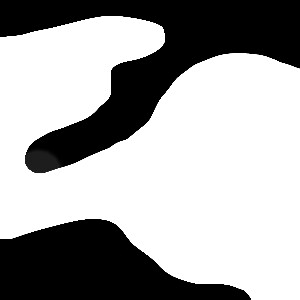
%> input picture B-CNP/temp11.png, 300 x 300 px
$ octave main_demo.m   (GNU Octave 9; MATLAB toolbox functions it lacks are replaced by stand-ins)
%> lines starting %> are read from the running program, lines starting %| are printed output that depends on the picture; in (x1, y1, x2, y2) boxes, pixels count from 0 and x2, y2 are one past the last pixel; in counts of white or black regions, pixels touching at a corner belong together; the program's own positions count from 1
### B-CNP/expansion.m
function [metrix]=expansion(metrix)
[m,n]=size(metrix);
G=[];
for i=2:m-1
    for j=2:n-1
        if metrix(i+1,j)+metrix(i-1,j)+metrix(i,j+1)+metrix(i,j-1)>0&&metrix(i,j)==0
            G(i,j)=2;
        end
    end
end
for i=2:m-1
    if metrix(i,1)==0&&metrix(i-1,1)+metrix(i+1,1)>0
        G(i,1)=2;
    end
    if metrix(i,n)==0&&metrix(i-1,n)+metrix(i+1,n)>0
        G(i,n)=2;
    end
end
for j=2:n-1
    if metrix(1,j)==0&&metrix(1,j-1)+metrix(1,j+1)>0
        G(1,j)=2;
    end
    if metrix(m,j)==0&&metrix(m,j-1)+metrix(m,j+1)>0
        G(m,j)=2;
    end
end

[ROW,COL]=find(G~=0);
t=size(ROW);
for i=1:t
    if ROW(i)==1||COL(i)==1
        metrix(ROW(i)+1,COL(i))=0;
        metrix(ROW(i),COL(i)+1)=0;
        metrix(ROW(i)+1,COL(i)+1)=0;
    elseif ROW(i)==m||COL(i)==n
        metrix(ROW(i)-1,COL(i))=0;
        metrix(ROW(i),COL(i)-1)=0;
        metrix(ROW(i)-1,COL(i)-1)=0;
    else
    metrix(ROW(i)+1,COL(i))=0;
    metrix(ROW(i)-1,COL(i))=0;
    metrix(ROW(i),COL(i)-1)=0;
    metrix(ROW(i),COL(i)+1)=0;
    metrix(ROW(i)-1,COL(i)-1)=0;
    metrix(ROW(i)+1,COL(i)+1)=0;
    metrix(ROW(i)+1,COL(i)-1)=0;
    metrix(ROW(i)-1,COL(i)+1)=0;
    end

end
end

### B-CNP/rowFreeSpace.m
function [output,sidy,eidy]=rowFreeSpace(x)
l=length(x);
sidy=[];
eidy=[];
if x(1)==1
    output=1;
    sidy=[1];
else
    output=0;
end

for i=2:l
    if ((x(i-1)==0)& (x(i)==1))
        output=output+1;
        sidy=[sidy,i];
    end
    if((x(i-1)==1)& (x(i)==0))
        eidy=[eidy,i-1];
    end

    if((i==l) & (x(i)==1))
        eidy=[eidy,i];
    end
end
end

### B-CNP/FindCell.m
function [idx,cell_no]=FindCell(output,A)

idx=[];
cell_no=rowFreeSpace(A(1,:));
% [9 lines of commented-out code are left out]

for i=2: size(output,1)
   if  output(i-1)~=output(i)
       [output1, sidy1,eidy1]=rowFreeSpace(A(i-1,:));
       [output2, sidy2,eidy2]=rowFreeSpace(A(i,:));
       %fprintf("\n The size of c_no is %d * %d",size(c_no,1),size(c_no,2))
       %fprintf("\n The size of output2 is %d * %d",size(output2,1),size(output2,2))

       if(output1>output2)
           idx=[idx;i];
           cell_no=cell_no+output2;

       elseif(output1<output2)
           idx=[idx;i];
           cell_no=cell_no+output2;
       end

   end
   %fprintf("\n The size of final c_no is  %d * %d",size(c_no,1),size(c_no,2))
end
% [9 lines of commented-out code are left out]


Check1=0;
Check2=0;
for m=1:size(output,1)
    if(output(m)>0)&&(Check1==0)
        st=m;
        Check1=1;
    end
    if(output(m)>0)
        ed=m;
    end

end

if(st==idx(1))
    idx=idx;
end

if(st~=idx(1))
    idx=[st;idx];
end

if(ed~=idx(length(idx)))
    idx=[idx;ed];
end
end

### B-CNP/findPath2.m
function [p,l]=findPath2(A,idx,no_of_cells,sidy,eidy,dist)
p=cell(no_of_cells,1);
d=cell(no_of_cells,1);
l=[];
m=[];
k=1;
for i=1:size(A,1)
    l(i,1)=length(sidy{i});
    m(i,1)=length(eidy{i});
end

% [6 lines of commented-out code are left out]

for i=1:size(idx,1)-1
    for j=1:l(idx(i))
        StartC=[cellfun(@(x) x(1,j), sidy(idx(i):(idx(i+1)-1)))];
        EndC=[cellfun(@(x) x(1,j), eidy(idx(i):(idx(i+1)-1)))];
        fprintf("\n Row %d and Column %d",i,j)
        fprintf("\n Len of sC and eC are %d and %d",length(StartC),length(EndC))
        eR=idx(i+1)-1;
        sR=idx(i);
        NR=eR-sR+1;
        fprintf("\n Length of Rows %d",NR)
        p{k,1}=bcdPath2(idx(i,1),idx(i+1,1)-1,StartC,EndC,dist);
        k=k+1;
    end
end
end

### B-CNP/main_demo.m
clc
clear

P= imread('temp11.png');
%> P is the input picture: size 300x300x3 uint8; min 0, max 255, mean 165.2
try
    P=rgb2gray(P);
%> P: size 300x300 uint8
    P=im2bw(P);
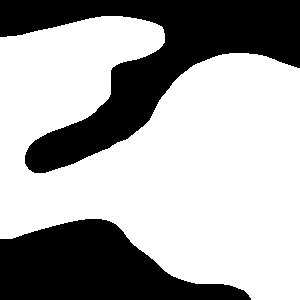
%> P: size 300x300 logical; 64.7% white; 2 black regions, box (x1, y1, x2, y2) and area: (0, 0, 300, 173) 19404, (0, 219, 251, 300) 12360
catch
    P=im2bw(P);
end
S=P;
%expansion the obstcle

P=expansion(S);
%> after the loop in expansion, `for i=2:m-1`: G: size 299x299 double; values 0 (black) and 2 (white), 1% white in thin lines or dots
%> after the loop in expansion, `for j=2:n-1`:
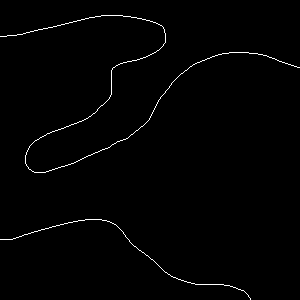
%> G: size 300x300 double; values 0 (black) and 2 (white), 1% white in thin lines or dots
%> in expansion, `[ROW,COL]=find(G~=0);`: ROW = 907 values from 16 to 300; COL = 907 values from 1 to 300
%> in expansion, `t=size(ROW);`: t = [907 1]
%> after the loop in expansion, `for i=1:t`:
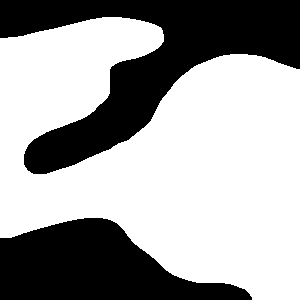
%> metrix: size 300x300 logical; 63.3% white; 2 black regions, box (x1, y1, x2, y2) and area: (0, 0, 300, 174) 20297, (0, 218, 252, 300) 12713
P=expansion(P);
%> after the loop in expansion (call 2), `for j=2:n-1`:
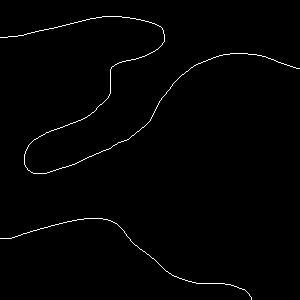
%> G: size 300x300 double; values 0 (black) and 2 (white), 1% white in thin lines or dots
%> in expansion (call 2), `[ROW,COL]=find(G~=0);`: ROW = 909 values from 17 to 300; COL = 909 values from 1 to 300
%> in expansion (call 2), `t=size(ROW);`: t = [909 1]
%> after the loop in expansion (call 2), `for i=1:t`:
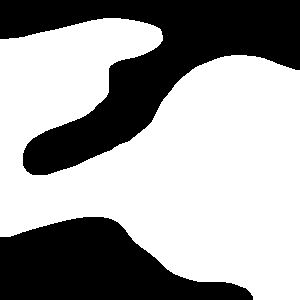
%> metrix: size 300x300 logical; 61.9% white; 2 black regions, box (x1, y1, x2, y2) and area: (0, 0, 300, 175) 21190, (0, 217, 253, 300) 13068

P=expansion(P);
%> after the loop in expansion (call 3), `for j=2:n-1`:
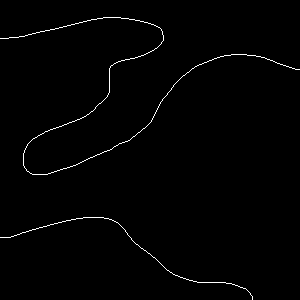
%> G: size 300x300 double; values 0 (black) and 2 (white), 1% white in thin lines or dots
%> in expansion (call 3), `[ROW,COL]=find(G~=0);`: ROW = 911 values from 18 to 300; COL = 911 values from 1 to 300
%> in expansion (call 3), `t=size(ROW);`: t = [911 1]
%> after the loop in expansion (call 3), `for i=1:t`:
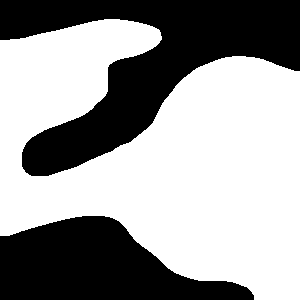
%> metrix: size 300x300 logical; 60.5% white; 2 black regions, box (x1, y1, x2, y2) and area: (0, 0, 300, 176) 22083, (0, 216, 254, 300) 13425


x=zeros(size(P,1),1);
sidy=cell(size(P,1),1);
eidy=cell(size(P,1),1);
idy=[];
for i=1:size(P,1)
    [x(i),sidy{i,1},eidy{i,1}]=rowFreeSpace(P(i,:));
end
%> after the loop, eidy = 300 items; sidy = 300 items; x = 300 values, max 2 at index 57, min 0 at index 1, mean 1.4

[idx,no_of_cells]=FindCell(x,P);
%> in FindCell, `cell_no=rowFreeSpace(A(1,:));`: cell_no = 0
%> the loop in FindCell, `for i=2: size(output,1)` made 299 passes
%> (output1, sidy1, eidy1, output2, sidy2) on pass 56: (1, 1, 137, 2, [1 233])
%> (output1, output2, sidy2, eidy2, idx, cell_no) on pass 19: (0, 1, 105, 120, 20, 1)
%> after the loop in FindCell, `for i=2: size(output,1)`: cell_no = 7; eidy1 = [10 300]; eidy2 = 300; idx = [20; 57; 177; 217; 237]; output1 = 2; output2 = 1; sidy1 = [1 132]; sidy2 = 133
%> the loop in FindCell, `for m=1:size(output,1)` made 300 passes
%> (st, Check1) on pass 20: (20, 1)
%> after the loop in FindCell, `for m=1:size(output,1)`: ed = 300
%> in FindCell, `idx=[idx;ed];`: idx = [20; 57; 177; 217; 237; 300]
%> idx = [20; 57; 177; 217; 237; 300]; no_of_cells = 7

dist=10;
path=findPath2(P,idx,no_of_cells,sidy,eidy,dist);
%> in findPath2, `p=cell(no_of_cells,1);`: p = {[], [], [], [], [], [], []}
%> after the loop in findPath2, `for i=1:size(A,1)`: l has the same summary as x outside findPath2; m has the same summary as x outside findPath2
%> the loop in findPath2, `for i=1:size(idx,1)-1` made 5 passes
%> (printed output is left out)
%> after the loop in findPath2, `for i=1:size(idx,1)-1`: k = 8; p = 7 items
%> path = 7 items

usv_count=4;
path_num=length(path);
%> path_num = 7
%> (the run ends here)
